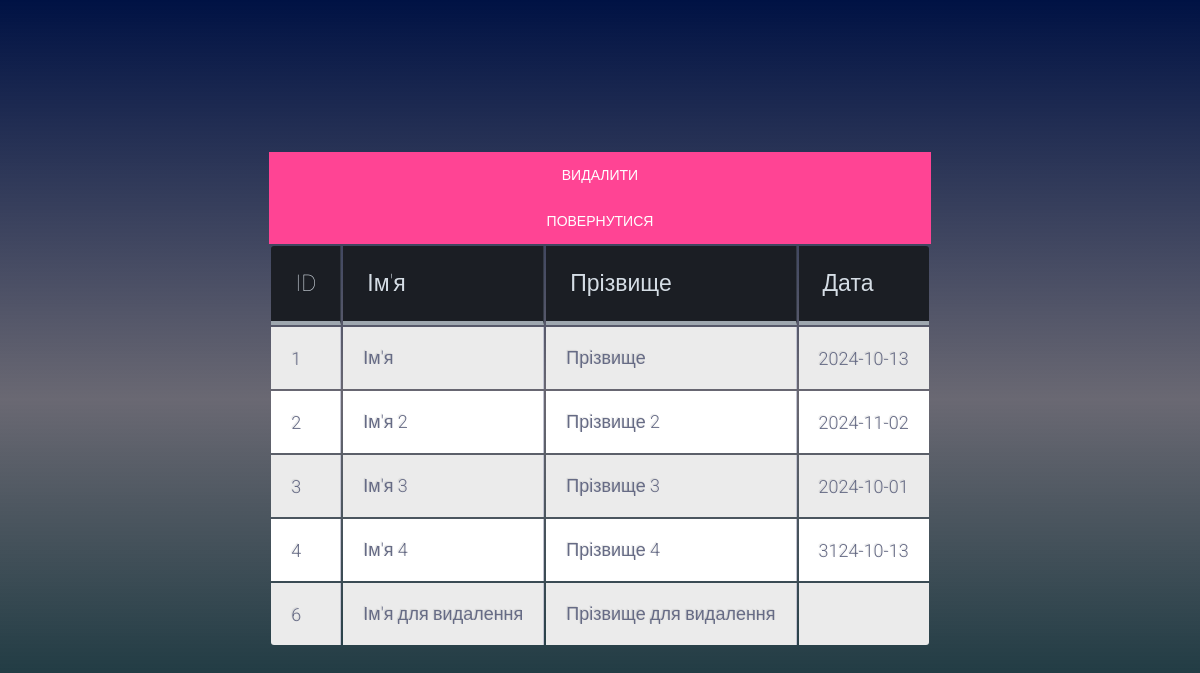
The page /result on the database its author committed.
### tables this page shows
CREATE TABLE users (id INTEGER PRIMARY KEY AUTOINCREMENT, 
            first_name TEXT, last_name TEXT, date TEXT);

### web-app/server.py (the view)
def result():
   info = db.get_data()
   return render_template('answer.html', obj=info)

### web-app/main_db_controll.py (called while the page is built)
    def open(self):
        self.conn = sqlite3.connect(self.db_name, check_same_thread=False)
        self.cursor = self.conn.cursor()

    def close(self):
        self.cursor.close()
        self.conn.close()

    def get_data(self):
        self.open()
        self.cursor.execute(
            '''SELECT * FROM users'''
            )
        data = self.cursor.fetchall()
        self.close()
        return data

### web-app/templates/answer.html (shortened to what this page needs)
<!DOCTYPE html>
<html>
<head>
    <link rel="stylesheet" href="{{ url_for('static', filename= 'css/answer.css') }}">
</head>
<body>
    <form class="delete" action="delete" id="ok" method="post">
        <input type="submit" class="button" value="Видалити">
    </form>
    <form class="back_to_index" action="index" id="ok" method="get">
        <input type="submit" class="button" value="Повернутися">
    </form>
    <table class="fixed_headers">
        <thead>
            <tr>
                <th>ID</th>
                <th>Ім'я</th>
                <th>Прізвище</th>
                <th>Дата</th>
            </tr>
        </thead>
        <tbody>
            {% for user in obj %}
            <tr>
                {% for element in user %}
                <td>
                    {{element}}
            </td>
                {% endfor %}
            </tr>
            {% endfor %}
        </tbody>
    </table>
</body>
</html>

### web-app/static/css/answer.css (style rules this page uses)
body { height: 97.9vh; background: linear-gradient(180turn, var(--container-color), var(--text-alter-color),var(--text-color)); display: flex; font-family: "Roboto", helvetica, arial, sans-serif; font-size: 16px; font-weight: 400; text-rendering: optimizeLegibility; align-items: stretch; flex-direction: column; flex-wrap: wrap; justify-content: center; align-content: center; }
:root { --second-color: #ff4494; --third-color: #e34d8e; --text-color: #001244; --container-color: #01282f; --bg-color:#fff; --text-alter-color:hsla(248, 67%, 5%, 0.6); }
th { color:#D5DDE5;; background:#1b1e24; border-bottom:4px solid #9ea7af; border-right: 1px solid #343a45; font-size:23px; font-weight: 100; padding:24px; text-align:left; text-shadow: 0 1px 1px rgba(0, 0, 0, 0.1); vertical-align:middle; }
th:first-child { border-top-left-radius:3px; }
th:last-child { border-top-right-radius:3px; border-right:none; }
tr { border-top: 1px solid #C1C3D1; border-bottom: 1px solid #C1C3D1; color:#666B85; font-size:16px; font-weight:normal; text-shadow: 0 1px 1px rgba(256, 256, 256, 0.1); }
tr:first-child { border-top:none; }
tr:last-child { border-bottom:none; }
tr:nth-child(odd) td { background:#EBEBEB; }
tr:last-child td:first-child { border-bottom-left-radius:3px; }
tr:last-child td:last-child { border-bottom-right-radius:3px; }
td { background:#FFFFFF; padding:20px; text-align:left; vertical-align:middle; font-weight:300; font-size:18px; text-shadow: -1px -1px 1px rgba(0, 0, 0, 0.1); border-right: 1px solid #C1C3D1; }
td:last-child { border-right: 0px; }
.delete .button { align-items:flex-start; justify-content: center; font-family: "Roboto", sans-serif; text-transform: uppercase; outline: 0; background: var(--second-color); width: 100%; border: 0; padding: 15px; color: #FFFFFF; font-size: 14px; -webkit-transition: all 0.3 ease; transition: all 0.3 ease; cursor: pointer; }
.back_to_index .button { align-items:flex-start; justify-content: center; font-family: "Roboto", sans-serif; text-transform: uppercase; outline: 0; background: var(--second-color); width: 100%; border: 0; padding: 15px; color: #FFFFFF; font-size: 14px; -webkit-transition: all 0.3 ease; transition: all 0.3 ease; cursor: pointer; }

### rows shown on the page
users: user "1", first_name "Ім'я", last_name "Прізвище", date "2024-10-13"
users: user "2", first_name "Ім'я 2", last_name "Прізвище 2", date "2024-11-02"
users: user "3", first_name "Ім'я 3", last_name "Прізвище 3", date "2024-10-01"
users: user "4", first_name "Ім'я 4", last_name "Прізвище 4", date "3124-10-13"
users: user "6", first_name "Ім'я для видалення", last_name "Прізвище для видалення"
